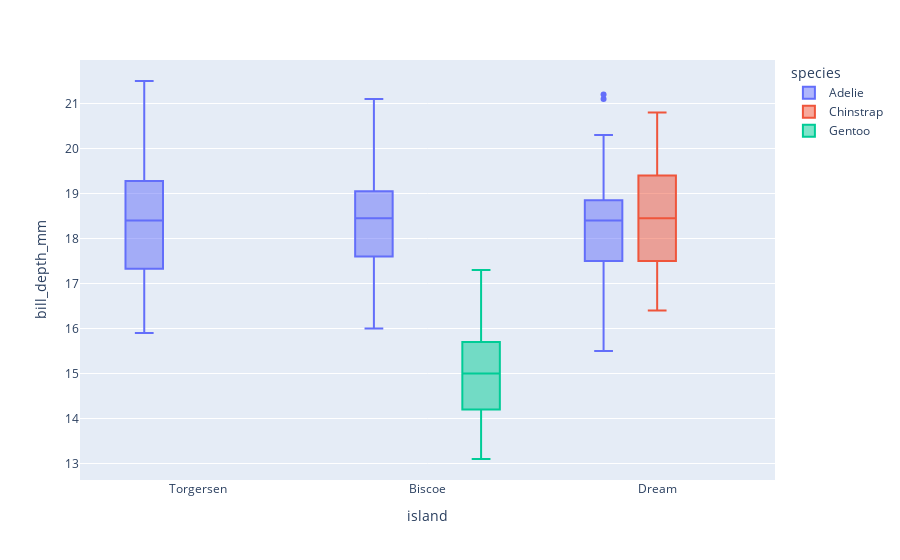

Notebook cell for this chart:
### Markdown cell above
# 3 . Which Specie Have Higher and Lower `bill_depth_mm`

### Code cell
fig1  = px.box(df , x="island", y="bill_depth_mm", color="species")
fig1.show()

### Figure 1 — Plotly figure (JSON) as saved in the notebook; plotly's stock layout.template omitted (floating-point values rounded to 4 significant figures; data arrays with more than 128 entries replaced by an {"elided": "..."} marker saying what was removed)
{"data": [{"alignmentgroup": "True", "hovertemplate": "species=Adelie<br>island=%{x}<br>bill_depth_mm=%{y}<extra></extra>", "legendgroup": "Adelie", "marker": {"color": "#636efa"}, "name": "Adelie", "notched": false, "offsetgroup": "Adelie", "orientation": "v", "showlegend": true, "type": "box", "x": {"elided": "151 str values"}, "x0": " ", "xaxis": "x", "y": {"elided": "151 float values"}, "y0": " ", "yaxis": "y"}, {"alignmentgroup": "True", "hovertemplate": "species=Chinstrap<br>island=%{x}<br>bill_depth_mm=%{y}<extra></extra>", "legendgroup": "Chinstrap", "marker": {"color": "#EF553B"}, "name": "Chinstrap", "notched": false, "offsetgroup": "Chinstrap", "orientation": "v", "showlegend": true, "type": "box", "x": ["Dream", "Dream", "Dream", "Dream", "Dream", "Dream", "Dream", "Dream", "Dream", "Dream", "Dream", "Dream", "Dream", "Dream", "Dream", "Dream", "Dream", "Dream", "Dream", "Dream", "Dream", "Dream", "Dream", "Dream", "Dream", "Dream", "Dream", "Dream", "Dream", "Dream", "Dream", "Dream", "Dream", "Dream", "Dream", "Dream", "Dream", "Dream", "Dream", "Dream", "Dream", "Dream", "Dream", "Dream", "Dream", "Dream", "Dream", "Dream", "Dream", "Dream", "Dream", "Dream", "Dream", "Dream", "Dream", "Dream", "Dream", "Dream", "Dream", "Dream", "Dream", "Dream", "Dream", "Dream", "Dream", "Dream", "Dream", "Dream"], "x0": " ", "xaxis": "x", "y": [17.9, 19.5, 19.2, 18.7, 19.8, 17.8, 18.2, 18.2, 18.9, 19.9, 17.8, 20.3, 17.3, 18.1, 17.1, 19.6, 20, 17.8, 18.6, 18.2, 17.3, 17.5, 16.6, 19.4, 17.9, 19, 18.4, 19, 17.8, 20, 16.6, 20.8, 16.7, 18.8, 18.6, 16.8, 18.3, 20.7, 16.6, 19.9, 19.5, 17.5, 19.1, 17, 17.9, 18.5, 17.9, 19.6, 18.7, 17.3, 16.4, 19, 17.3, 19.7, 17.3, 18.8, 16.6, 19.9, 18.8, 19.4, 19.5, 16.5, 17, 19.8, 18.1, 18.2, 19, 18.7], "y0": " ", "yaxis": "y"}, {"alignmentgroup": "True", "hovertemplate": "species=Gentoo<br>island=%{x}<br>bill_depth_mm=%{y}<extra></extra>", "legendgroup": "Gentoo", "marker": {"color": "#00cc96"}, "name": "Gentoo", "notched": false, "offsetgroup": "Gentoo", "orientation": "v", "showlegend": true, "type": "box", "x": ["Biscoe", "Biscoe", "Biscoe", "Biscoe", "Biscoe", "Biscoe", "Biscoe", "Biscoe", "Biscoe", "Biscoe", "Biscoe", "Biscoe", "Biscoe", "Biscoe", "Biscoe", "Biscoe", "Biscoe", "Biscoe", "Biscoe", "Biscoe", "Biscoe", "Biscoe", "Biscoe", "Biscoe", "Biscoe", "Biscoe", "Biscoe", "Biscoe", "Biscoe", "Biscoe", "Biscoe", "Biscoe", "Biscoe", "Biscoe", "Biscoe", "Biscoe", "Biscoe", "Biscoe", "Biscoe", "Biscoe", "Biscoe", "Biscoe", "Biscoe", "Biscoe", "Biscoe", "Biscoe", "Biscoe", "Biscoe", "Biscoe", "Biscoe", "Biscoe", "Biscoe", "Biscoe", "Biscoe", "Biscoe", "Biscoe", "Biscoe", "Biscoe", "Biscoe", "Biscoe", "Biscoe", "Biscoe", "Biscoe", "Biscoe", "Biscoe", "Biscoe", "Biscoe", "Biscoe", "Biscoe", "Biscoe", "Biscoe", "Biscoe", "Biscoe", "Biscoe", "Biscoe", "Biscoe", "Biscoe", "Biscoe", "Biscoe", "Biscoe", "Biscoe", "Biscoe", "Biscoe", "Biscoe", "Biscoe", "Biscoe", "Biscoe", "Biscoe", "Biscoe", "Biscoe", "Biscoe", "Biscoe", "Biscoe", "Biscoe", "Biscoe", "Biscoe", "Biscoe", "Biscoe", "Biscoe", "Biscoe", "Biscoe", "Biscoe", "Biscoe", "Biscoe", "Biscoe", "Biscoe", "Biscoe", "Biscoe", "Biscoe", "Biscoe", "Biscoe", "Biscoe", "Biscoe", "Biscoe", "Biscoe", "Biscoe", "Biscoe", "Biscoe", "Biscoe", "Biscoe", "Biscoe", "Biscoe", "Biscoe"], "x0": " ", "xaxis": "x", "y": [13.2, 16.3, 14.1, 15.2, 14.5, 13.5, 14.6, 15.3, 13.4, 15.4, 13.7, 16.1, 13.7, 14.6, 14.6, 15.7, 13.5, 15.2, 14.5, 15.1, 14.3, 14.5, 14.5, 15.8, 13.1, 15.1, 14.3, 15, 14.3, 15.3, 15.3, 14.2, 14.5, 17, 14.8, 16.3, 13.7, 17.3, 13.6, 15.7, 13.7, 16, 13.7, 15, 15.9, 13.9, 13.9, 15.9, 13.3, 15.8, 14.2, 14.1, 14.4, 15, 14.4, 15.4, 13.9, 15, 14.5, 15.3, 13.8, 14.9, 13.9, 15.7, 14.2, 16.8, 14.4, 16.2, 14.2, 15, 15, 15.6, 15.6, 14.8, 15, 16, 14.2, 16.3, 13.8, 16.4, 14.5, 15.6, 14.6, 15.9, 13.8, 17.3, 14.4, 14.2, 14, 17, 15, 17.1, 14.5, 16.1, 14.7, 15.7, 15.8, 14.6, 14.4, 16.5, 15, 17, 15.5, 15, 13.8, 16.1, 14.7, 15.8, 14, 15.1, 15.2, 15.9, 15.2, 16.3, 14.1, 16, 15.7, 16.2, 13.7, 14.3, 15.7, 14.8, 16.1], "y0": " ", "yaxis": "y"}], "layout": {"boxmode": "group", "legend": {"title": {"text": "species"}, "tracegroupgap": 0}, "margin": {"t": 60}, "xaxis": {"anchor": "y", "domain": [0, 1], "title": {"text": "island"}}, "yaxis": {"anchor": "x", "domain": [0, 1], "title": {"text": "bill_depth_mm"}}}}
